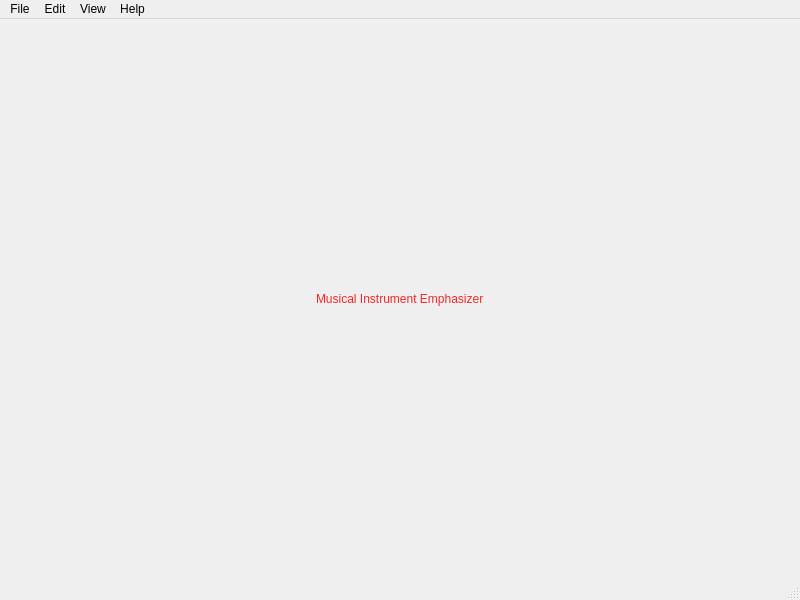
<?xml version="1.0" encoding="UTF-8"?>
<ui version="4.0">
 <class>MainWindow</class>
 <widget class="QMainWindow" name="MainWindow">
  <property name="geometry">
   <rect>
    <x>0</x>
    <y>0</y>
    <width>800</width>
    <height>600</height>
   </rect>
  </property>
  <property name="windowTitle">
   <string>MainWindow</string>
  </property>
  <widget class="QWidget" name="centralwidget">
   <layout class="QVBoxLayout" name="verticalLayout">
    <item>
     <layout class="QHBoxLayout" name="horizontalLayout">
      <item>
       <spacer name="horizontalSpacer">
        <property name="orientation">
         <enum>Qt::Horizontal</enum>
        </property>
        <property name="sizeHint" stdset="0">
         <size>
          <width>40</width>
          <height>20</height>
         </size>
        </property>
       </spacer>
      </item>
      <item>
       <widget class="QLabel" name="label">
        <property name="styleSheet">
         <string notr="true">color: rgb(239, 41, 41);
font: 75 italic 17pt &quot;Ubuntu Condensed&quot;;</string>
        </property>
        <property name="text">
         <string>Musical Instrument Emphasizer</string>
        </property>
       </widget>
      </item>
      <item>
       <spacer name="horizontalSpacer_2">
        <property name="orientation">
         <enum>Qt::Horizontal</enum>
        </property>
        <property name="sizeHint" stdset="0">
         <size>
          <width>40</width>
          <height>20</height>
         </size>
        </property>
       </spacer>
      </item>
     </layout>
    </item>
   </layout>
  </widget>
  <widget class="QMenuBar" name="menubar">
   <property name="geometry">
    <rect>
     <x>0</x>
     <y>0</y>
     <width>800</width>
     <height>22</height>
    </rect>
   </property>
   <widget class="QMenu" name="menuFile">
    <property name="title">
     <string>File</string>
    </property>
   </widget>
   <widget class="QMenu" name="menuEdit">
    <property name="title">
     <string>Edit</string>
    </property>
   </widget>
   <widget class="QMenu" name="menuView">
    <property name="title">
     <string>View</string>
    </property>
   </widget>
   <widget class="QMenu" name="menuHelp">
    <property name="title">
     <string>Help</string>
    </property>
   </widget>
   <addaction name="menuFile"/>
   <addaction name="menuEdit"/>
   <addaction name="menuView"/>
   <addaction name="menuHelp"/>
  </widget>
  <widget class="QStatusBar" name="statusbar"/>
 </widget>
 <resources/>
 <connections/>
</ui>
